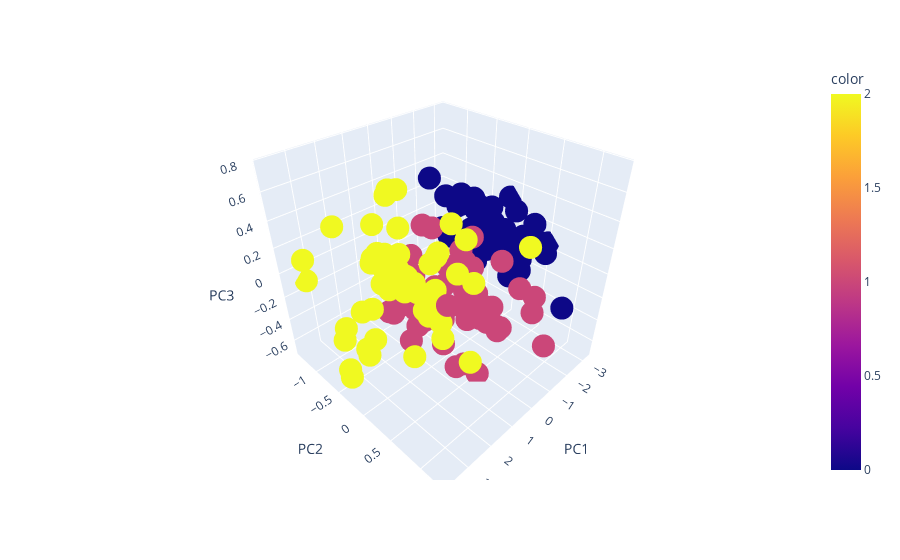

Here is the notebook cell this chart was saved with:
### Code cell
import plotly.express as px
fig = px.scatter_3d(pcas, x='PC1', y='PC2', z='PC3', color=y)
fig.show()

### Figure 1 — Plotly figure (JSON) as saved in the notebook; plotly's stock layout.template omitted (floating-point values rounded to 4 significant figures; data arrays with more than 128 entries replaced by an {"elided": "..."} marker saying what was removed)
{"data": [{"hovertemplate": "PC1=%{x}<br>PC2=%{y}<br>PC3=%{z}<br>color=%{marker.color}<extra></extra>", "legendgroup": "", "marker": {"color": {"elided": "150 int values"}, "coloraxis": "coloraxis", "symbol": "circle"}, "mode": "markers", "name": "", "scene": "scene", "showlegend": false, "type": "scatter3d", "x": {"elided": "150 float values"}, "y": {"elided": "150 float values"}, "z": {"elided": "150 float values"}}], "layout": {"coloraxis": {"colorbar": {"title": {"text": "color"}}, "colorscale": [[0, "#0d0887"], [0.1111, "#46039f"], [0.2222, "#7201a8"], [0.3333, "#9c179e"], [0.4444, "#bd3786"], [0.5556, "#d8576b"], [0.6667, "#ed7953"], [0.7778, "#fb9f3a"], [0.8889, "#fdca26"], [1, "#f0f921"]]}, "legend": {"tracegroupgap": 0}, "margin": {"t": 60}, "scene": {"domain": {"x": [0, 1], "y": [0, 1]}, "xaxis": {"title": {"text": "PC1"}}, "yaxis": {"title": {"text": "PC2"}}, "zaxis": {"title": {"text": "PC3"}}}}}
